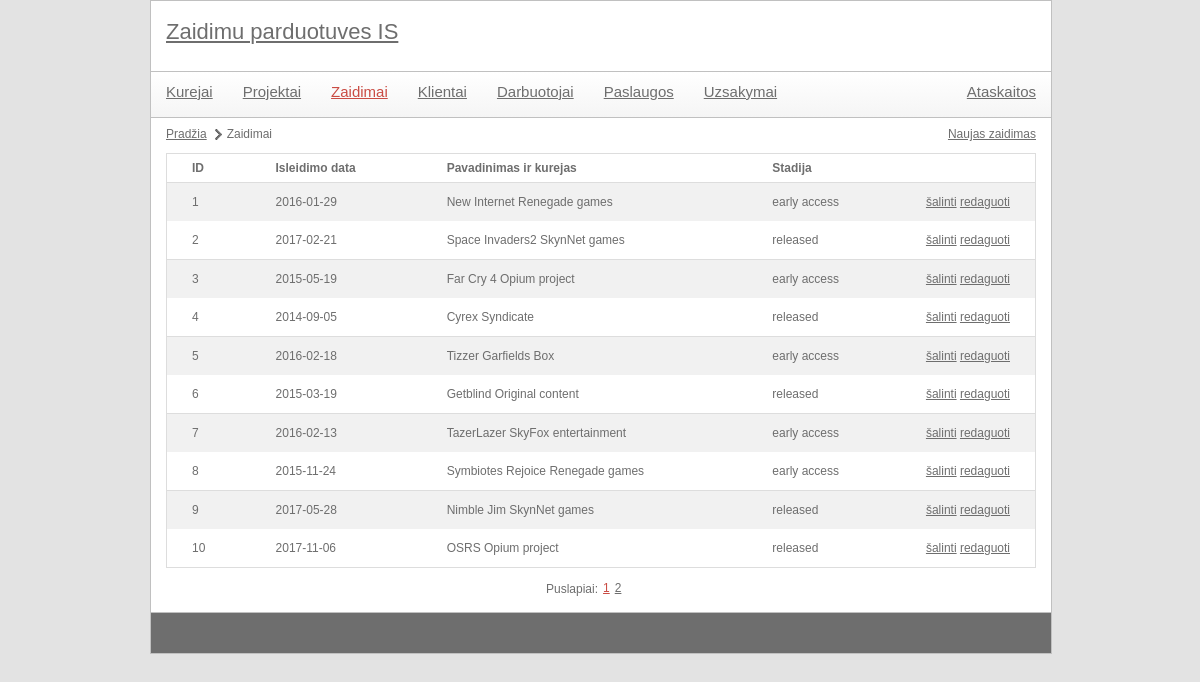
Page /gameshop/index.php?module=game&action=list on the committed database.
### tables this page shows
CREATE TABLE `zaidimai` (
  `id` int(11) NOT NULL,
  `isleidimo_data` date NOT NULL,
  `multiplayer` tinyint(1) NOT NULL,
  `coop` tinyint(1) NOT NULL,
  `zaideju_skaicius` smallint(6) NOT NULL,
  `verte` decimal(8,2) NOT NULL,
  `zanras` int(11) NOT NULL,
  `kontroleris` int(11) NOT NULL,
  `os` int(11) NOT NULL,
  `rekomenduojamas_amzius` int(11) NOT NULL,
  `stadija` int(11) DEFAULT NULL,
  `fk_projektas` int(11) NOT NULL
);

CREATE TABLE `projektai` (
  `pavadinimas` varchar(20) NOT NULL,
  `id` int(11) NOT NULL,
  `fk_kurejas` int(11) NOT NULL
);

CREATE TABLE `kurejai` (
  `pavadinimas` varchar(20) NOT NULL,
  `id` int(11) NOT NULL
);

CREATE TABLE `zaidimu_stadijos` (
  `ID` int(11) NOT NULL,
  `name` char(20) NOT NULL
);

### gameshop/controls/game_list.php (called while the page is built)
<?php
include 'libraries/games.class.php';
$carsObj = new games();
$elementCount = $carsObj->getCarListCount();
include 'utils/paging.class.php';
$paging = new paging(config::NUMBER_OF_ROWS_IN_PAGE);
$paging->process($elementCount, $pageId);
$data = $carsObj->getCarList($paging->size, $paging->first);
include 'templates/game_list.tpl.php';
?>

### gameshop/index.php (called while the page is built, shortened)
<?php
	include 'utils/mysql.class.php';
	if(isset($_GET['module'])) {
		$module = mysql::escape($_GET['module']);
	}
	include 'templates/main.tpl.php';
?>

### gameshop/utils/mysql.class.php (called while the page is built, shortened)
<?php
class mysql {
    protected static $connection;
    public static function connect() {
		if(!isset(self::$connection)) {
            self::$connection = new mysqli(config::DB_SERVER, config::DB_USERNAME, config::DB_PASSWORD, config::DB_NAME);
        }
        return self::$connection;
    }
    public static function query($query) {
        $connection = mysql::connect();
        $result = $connection->query($query);
        return $result;
    }
    public static function select($query) {
        $rows = array();
        $result = mysql::query($query);
        while ($row = $result->fetch_assoc()) {
            $rows[] = $row;
        }
        return $rows;
    }
	public static function escape($field) {
		$connection =  mysql::connect();
		return mysqli_real_escape_string($connection, $field);
	}
}

### gameshop/utils/paging.class.php (called while the page is built, shortened)
<?php
class paging {
	public $size;
	public function __construct($rowsPerPage) {
		$this->size = $rowsPerPage;
	}
	public function process($total, $currentPage) {
		$this->first = ($currentPage - 1) * $this->size;
	}
}
?>

### gameshop/libraries/games.class.php (called while the page is built, shortened)
<?php
class games {
	private $markes_lentele = '';
	private $modeliai_lentele = '';
	private $automobiliai_lentele = '';
	private $auto_busenos_lentele = '';
	public function __construct() {
		$this->markes_lentele = config::DB_PREFIX . 'kurejai';
		$this->modeliai_lentele = config::DB_PREFIX . 'projektai';
		$this->automobiliai_lentele = config::DB_PREFIX . 'zaidimai';
		$this->auto_busenos_lentele = config::DB_PREFIX . 'zaidimu_stadijos';
	}
	public function getCarList($limit = null, $offset = null) {
		$limitOffsetString = "";
		if(isset($limit)) {
			$limitOffsetString .= " LIMIT {$limit}";
		}
		if(isset($offset)) {
			$limitOffsetString .= " OFFSET {$offset}";
		}
		$query = "  SELECT `{$this->automobiliai_lentele}`.`id`,
						   `{$this->automobiliai_lentele}`.`isleidimo_data`,
						   `{$this->auto_busenos_lentele}`.`name` AS `stadija`,
						   `{$this->modeliai_lentele}`.`pavadinimas` AS `projektas`,
						   `{$this->markes_lentele}`.`pavadinimas` AS `kurejas`
					FROM `{$this->automobiliai_lentele}`
						LEFT JOIN `{$this->modeliai_lentele}`
							ON `{$this->automobiliai_lentele}`.`fk_projektas`=`{$this->modeliai_lentele}`.`id`
						LEFT JOIN `{$this->markes_lentele}`
							ON `{$this->modeliai_lentele}`.`fk_kurejas`=`{$this->markes_lentele}`.`id`
						LEFT JOIN `{$this->auto_busenos_lentele}`
							ON `{$this->automobiliai_lentele}`.`stadija`=`{$this->auto_busenos_lentele}`.`id`" . $limitOffsetString;
		$data = mysql::select($query);
		return $data;
	}
}

### gameshop/templates/game_list.tpl.php (the view, shortened to what this page needs)
<ul id="pagePath">
	<li><a href="index.php">Pradžia</a></li>
	<li>Zaidimai</li>
</ul>
<div id="actions">
	<a href='index.php?module=<?php echo $module; ?>&action=create'>Naujas zaidimas</a>
</div>
<table class="listTable">
	<tr>
		<th>ID</th>
		<th>Isleidimo data</th>
		<th>Pavadinimas ir kurejas</th>
		<th>Stadija</th>
		<th></th>
	</tr>
	<?php
		foreach($data as $key => $val) {
			echo
				"<tr>"
					. "<td>{$val['id']}</td>"
					. "<td>{$val['isleidimo_data']}</td>"
					. "<td>{$val['projektas']} {$val['kurejas']}</td>"
					. "<td>{$val['stadija']}</td>"
					. "<td>"
						. "<a href='#' onclick='showConfirmDialog(\"{$module}\", \"{$val['id']}\"); return false;' title=''>šalinti</a>&nbsp;"
						. "<a href='index.php?module={$module}&action=edit&id={$val['id']}' title=''>redaguoti</a>"
					. "</td>"
				. "</tr>";
		}
	?>
</table>
<?php
	include 'templates/paging.tpl.php';
?>

### gameshop/style/main.css (style rules this page uses)
body { color: #6e6e6e; font-family: Verdana, Geneva, sans-serif; font-size: 12px; background-color: #e3e3e3; width: 900px; margin: 0px auto; }
a { color: #6e6e6e; }
#contentMain table { margin-top: 3px; width: 100%; border-collapse: collapse; border: 1px solid #ddd; }
#contentMain table th { text-align: left; padding: 8px 25px; font-weight: bold; }
#contentMain table th:last-child { width: 40px; }
#contentMain table th:first-child { border-top-left-radius: 5px; moz-border-top-left-radius: 5px; }
#contentMain table th:last-child { border-top-right-radius: 5px; moz-border-top-right-radius: 5px; }
#contentMain table.listTable tr:nth-child(even) { background-color: #f1f1f1; }
#contentMain table td { padding: 8px 25px; text-align: center; line-height: 22px; text-align: left; }
#contentMain table tr:last-child td:first-child { border-bottom-left-radius: 5px; moz-border-bottom-left-radius: 5px; }
#contentMain table tr:last-child td:last-child { border-bottom-right-radius: 5px; moz-border-bottom-right-radius: 5px; }
#contentMain table.listTable tr:nth-child(odd) { background-color: #fff; border-bottom: 1px solid #ddd; }
#contentMain #pagePath { margin: 10px 0px 10px 0px; display: block; float: left; }
#contentMain #pagePath li { float: left; display: block; margin-right: 5px; background: url(images/page-path-separator.png) center right no-repeat; padding-right: 15px; }
#contentMain #pagePath li:last-child { background: none; }
#contentMain #actions { float: right; margin: 10px 0px 0px 0px; }
#contentMain #actions a { margin-left: 7px; }

### rows in the picture
zaidimai: id "1", isleidimo_data "2016-01-29", fk_projektas.pavadinimas "New Internet", kurejai.pavadinimas "Renegade games", stadija.name "early access"
zaidimai: id "2", isleidimo_data "2017-02-21", fk_projektas.pavadinimas "Space Invaders2", kurejai.pavadinimas "SkynNet games", stadija.name "released"
zaidimai: id "3", isleidimo_data "2015-05-19", fk_projektas.pavadinimas "Far Cry 4", kurejai.pavadinimas "Opium project", stadija.name "early access"
zaidimai: id "4", isleidimo_data "2014-09-05", fk_projektas.pavadinimas "Cyrex", kurejai.pavadinimas "Syndicate", stadija.name "released"
zaidimai: id "5", isleidimo_data "2016-02-18", fk_projektas.pavadinimas "Tizzer", kurejai.pavadinimas "Garfields Box", stadija.name "early access"
zaidimai: id "6", isleidimo_data "2015-03-19", fk_projektas.pavadinimas "Getblind", kurejai.pavadinimas "Original content", stadija.name "released"
zaidimai: id "7", isleidimo_data "2016-02-13", fk_projektas.pavadinimas "TazerLazer", kurejai.pavadinimas "SkyFox entertainment", stadija.name "early access"
zaidimai: id "8", isleidimo_data "2015-11-24", fk_projektas.pavadinimas "Symbiotes Rejoice", kurejai.pavadinimas "Renegade games", stadija.name "early access"
zaidimai: id "9", isleidimo_data "2017-05-28", fk_projektas.pavadinimas "Nimble Jim", kurejai.pavadinimas "SkynNet games", stadija.name "released"
zaidimai: id "10", isleidimo_data "2017-11-06", fk_projektas.pavadinimas "OSRS", kurejai.pavadinimas "Opium project", stadija.name "released"

### other values in the picture
$value['page'] "1"
$value['page'] "2"
